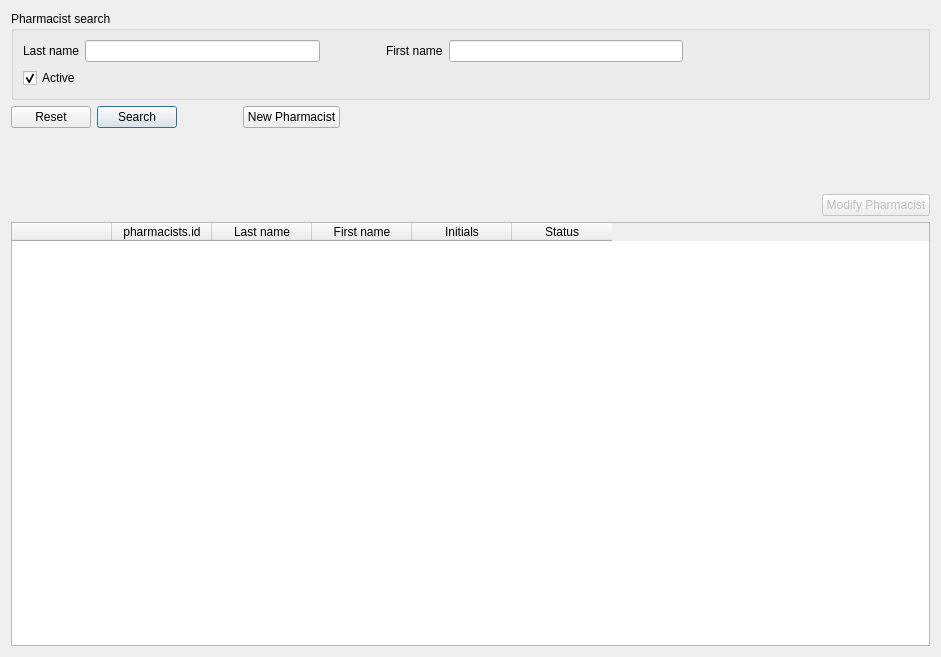
<?xml version="1.0" encoding="UTF-8"?>
<ui version="4.0">
 <class>PharmacistFrame</class>
 <widget class="QFrame" name="PharmacistFrame">
  <property name="geometry">
   <rect>
    <x>0</x>
    <y>0</y>
    <width>941</width>
    <height>657</height>
   </rect>
  </property>
  <property name="frameShape">
   <enum>QFrame::NoFrame</enum>
  </property>
  <property name="frameShadow">
   <enum>QFrame::Plain</enum>
  </property>
  <layout class="QVBoxLayout" name="verticalLayout">
   <item>
    <widget class="QGroupBox" name="groupBox">
     <property name="title">
      <string notr="true">Pharmacist search</string>
     </property>
     <layout class="QVBoxLayout" name="verticalLayout_2">
      <item>
       <layout class="QHBoxLayout" name="horizontalLayout">
        <item>
         <widget class="QLabel" name="lastLabel">
          <property name="toolTip">
           <string notr="true">Last name</string>
          </property>
          <property name="text">
           <string notr="true">Last name</string>
          </property>
         </widget>
        </item>
        <item>
         <widget class="QLineEdit" name="lastField">
          <property name="toolTip">
           <string notr="true">Last name</string>
          </property>
         </widget>
        </item>
        <item>
         <spacer name="horizontalSpacer">
          <property name="orientation">
           <enum>Qt::Horizontal</enum>
          </property>
          <property name="sizeType">
           <enum>QSizePolicy::Fixed</enum>
          </property>
          <property name="sizeHint" stdset="0">
           <size>
            <width>60</width>
            <height>20</height>
           </size>
          </property>
         </spacer>
        </item>
        <item>
         <widget class="QLabel" name="firstLabel">
          <property name="toolTip">
           <string notr="true">First name</string>
          </property>
          <property name="text">
           <string notr="true">First name</string>
          </property>
         </widget>
        </item>
        <item>
         <widget class="QLineEdit" name="firstField">
          <property name="toolTip">
           <string notr="true">First name</string>
          </property>
         </widget>
        </item>
        <item>
         <spacer name="horizontalSpacer_2">
          <property name="orientation">
           <enum>Qt::Horizontal</enum>
          </property>
          <property name="sizeHint" stdset="0">
           <size>
            <width>40</width>
            <height>20</height>
           </size>
          </property>
         </spacer>
        </item>
       </layout>
      </item>
      <item>
       <layout class="QHBoxLayout" name="horizontalLayout_4">
        <item>
         <widget class="QCheckBox" name="activeField">
          <property name="text">
           <string notr="true">Active</string>
          </property>
          <property name="checked">
           <bool>true</bool>
          </property>
         </widget>
        </item>
        <item>
         <spacer name="horizontalSpacer_6">
          <property name="orientation">
           <enum>Qt::Horizontal</enum>
          </property>
          <property name="sizeHint" stdset="0">
           <size>
            <width>40</width>
            <height>20</height>
           </size>
          </property>
         </spacer>
        </item>
       </layout>
      </item>
     </layout>
    </widget>
   </item>
   <item>
    <layout class="QHBoxLayout" name="horizontalLayout_2">
     <item>
      <widget class="QPushButton" name="resetButton">
       <property name="text">
        <string notr="true">Reset</string>
       </property>
      </widget>
     </item>
     <item>
      <widget class="QPushButton" name="searchButton">
       <property name="text">
        <string notr="true">Search</string>
       </property>
       <property name="default">
        <bool>true</bool>
       </property>
      </widget>
     </item>
     <item>
      <spacer name="horizontalSpacer_3">
       <property name="orientation">
        <enum>Qt::Horizontal</enum>
       </property>
       <property name="sizeType">
        <enum>QSizePolicy::Fixed</enum>
       </property>
       <property name="sizeHint" stdset="0">
        <size>
         <width>60</width>
         <height>20</height>
        </size>
       </property>
      </spacer>
     </item>
     <item>
      <widget class="QPushButton" name="newButton">
       <property name="text">
        <string notr="true">New Pharmacist</string>
       </property>
      </widget>
     </item>
     <item>
      <spacer name="horizontalSpacer_4">
       <property name="orientation">
        <enum>Qt::Horizontal</enum>
       </property>
       <property name="sizeHint" stdset="0">
        <size>
         <width>40</width>
         <height>20</height>
        </size>
       </property>
      </spacer>
     </item>
    </layout>
   </item>
   <item>
    <spacer name="verticalSpacer">
     <property name="orientation">
      <enum>Qt::Vertical</enum>
     </property>
     <property name="sizeType">
      <enum>QSizePolicy::Fixed</enum>
     </property>
     <property name="sizeHint" stdset="0">
      <size>
       <width>20</width>
       <height>60</height>
      </size>
     </property>
    </spacer>
   </item>
   <item>
    <layout class="QHBoxLayout" name="horizontalLayout_3">
     <item>
      <spacer name="horizontalSpacer_5">
       <property name="orientation">
        <enum>Qt::Horizontal</enum>
       </property>
       <property name="sizeHint" stdset="0">
        <size>
         <width>40</width>
         <height>20</height>
        </size>
       </property>
      </spacer>
     </item>
     <item>
      <widget class="QPushButton" name="modifyButton">
       <property name="enabled">
        <bool>false</bool>
       </property>
       <property name="text">
        <string notr="true">Modify Pharmacist</string>
       </property>
      </widget>
     </item>
    </layout>
   </item>
   <item>
    <widget class="DisplayTable" name="resultTable">
     <property name="contextMenuPolicy">
      <enum>Qt::ActionsContextMenu</enum>
     </property>
     <property name="editTriggers">
      <set>QAbstractItemView::NoEditTriggers</set>
     </property>
     <property name="alternatingRowColors">
      <bool>true</bool>
     </property>
     <property name="selectionBehavior">
      <enum>QAbstractItemView::SelectRows</enum>
     </property>
     <property name="sortingEnabled">
      <bool>true</bool>
     </property>
     <property name="columnCount">
      <number>6</number>
     </property>
     <attribute name="horizontalHeaderHighlightSections">
      <bool>false</bool>
     </attribute>
     <attribute name="verticalHeaderVisible">
      <bool>false</bool>
     </attribute>
     <column>
      <property name="text">
       <string notr="true"/>
      </property>
     </column>
     <column>
      <property name="text">
       <string notr="true">pharmacists.id</string>
      </property>
     </column>
     <column>
      <property name="text">
       <string notr="true">Last name</string>
      </property>
      <property name="toolTip">
       <string notr="true">First name</string>
      </property>
     </column>
     <column>
      <property name="text">
       <string notr="true">First name</string>
      </property>
      <property name="toolTip">
       <string notr="true">First name</string>
      </property>
     </column>
     <column>
      <property name="text">
       <string notr="true">Initials</string>
      </property>
      <property name="toolTip">
       <string notr="true">Initials</string>
      </property>
     </column>
     <column>
      <property name="text">
       <string notr="true">Status</string>
      </property>
      <property name="toolTip">
       <string notr="true">Active or inactive status</string>
      </property>
     </column>
    </widget>
   </item>
  </layout>
  <action name="newAction">
   <property name="text">
    <string notr="true">New Pharmacist</string>
   </property>
   <property name="toolTip">
    <string notr="true">Enter a new pharmacist</string>
   </property>
  </action>
  <action name="modifyAction">
   <property name="text">
    <string notr="true">Modify Pharmacist</string>
   </property>
   <property name="toolTip">
    <string notr="true">Modify details of the pharmacist</string>
   </property>
  </action>
  <action name="toggleAction">
   <property name="text">
    <string notr="true">Activate / Inactivate</string>
   </property>
   <property name="toolTip">
    <string notr="true">Toggle active/inactive</string>
   </property>
  </action>
  <action name="viewAction">
   <property name="text">
    <string notr="true">View Pharmacist</string>
   </property>
   <property name="toolTip">
    <string notr="true">View the pharmacist record</string>
   </property>
  </action>
 </widget>
 <customwidgets>
  <customwidget>
   <class>DisplayTable</class>
   <extends>QTableWidget</extends>
   <header>displaytable.h</header>
  </customwidget>
 </customwidgets>
 <tabstops>
  <tabstop>lastField</tabstop>
  <tabstop>firstField</tabstop>
  <tabstop>searchButton</tabstop>
  <tabstop>resetButton</tabstop>
  <tabstop>newButton</tabstop>
  <tabstop>modifyButton</tabstop>
  <tabstop>resultTable</tabstop>
 </tabstops>
 <resources/>
 <connections>
  <connection>
   <sender>resetButton</sender>
   <signal>clicked()</signal>
   <receiver>lastField</receiver>
   <slot>clear()</slot>
   <hints>
    <hint type="sourcelabel">
     <x>48</x>
     <y>50</y>
    </hint>
    <hint type="destinationlabel">
     <x>187</x>
     <y>20</y>
    </hint>
   </hints>
  </connection>
  <connection>
   <sender>resetButton</sender>
   <signal>clicked()</signal>
   <receiver>firstField</receiver>
   <slot>clear()</slot>
   <hints>
    <hint type="sourcelabel">
     <x>48</x>
     <y>50</y>
    </hint>
    <hint type="destinationlabel">
     <x>558</x>
     <y>20</y>
    </hint>
   </hints>
  </connection>
  <connection>
   <sender>lastField</sender>
   <signal>returnPressed()</signal>
   <receiver>searchButton</receiver>
   <slot>click()</slot>
   <hints>
    <hint type="sourcelabel">
     <x>187</x>
     <y>20</y>
    </hint>
    <hint type="destinationlabel">
     <x>129</x>
     <y>50</y>
    </hint>
   </hints>
  </connection>
  <connection>
   <sender>firstField</sender>
   <signal>returnPressed()</signal>
   <receiver>searchButton</receiver>
   <slot>click()</slot>
   <hints>
    <hint type="sourcelabel">
     <x>558</x>
     <y>20</y>
    </hint>
    <hint type="destinationlabel">
     <x>129</x>
     <y>50</y>
    </hint>
   </hints>
  </connection>
  <connection>
   <sender>newButton</sender>
   <signal>clicked()</signal>
   <receiver>newAction</receiver>
   <slot>trigger()</slot>
   <hints>
    <hint type="sourcelabel">
     <x>280</x>
     <y>50</y>
    </hint>
    <hint type="destinationlabel">
     <x>-1</x>
     <y>-1</y>
    </hint>
   </hints>
  </connection>
  <connection>
   <sender>modifyButton</sender>
   <signal>clicked()</signal>
   <receiver>modifyAction</receiver>
   <slot>trigger()</slot>
   <hints>
    <hint type="sourcelabel">
     <x>882</x>
     <y>147</y>
    </hint>
    <hint type="destinationlabel">
     <x>-1</x>
     <y>-1</y>
    </hint>
   </hints>
  </connection>
 </connections>
</ui>
